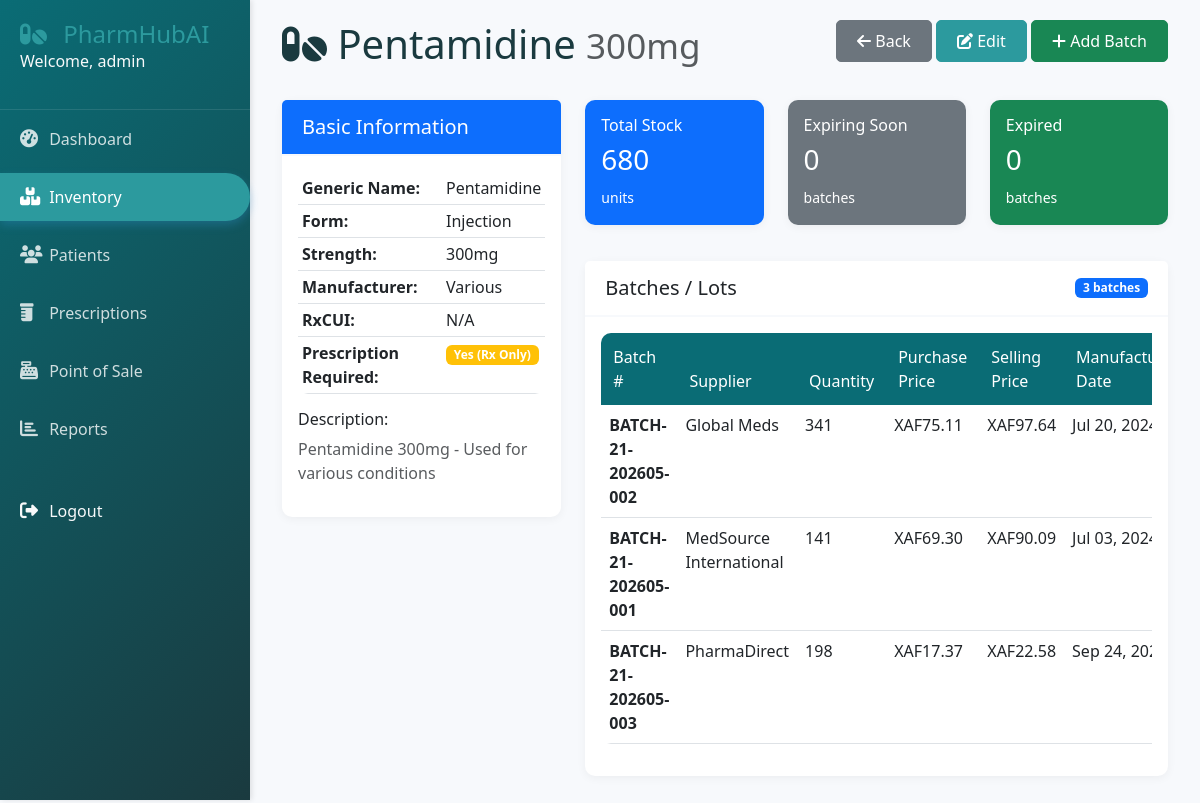
Page /inventory/21/ (signed in) on the committed database.
### inventory/models.py (models this page shows, shortened)
class Drug(models.Model):
    DRUG_FORMS = (
        ('tablet', 'Tablet'),
        ('capsule', 'Capsule'),
        ('liquid', 'Liquid'),
        ('injection', 'Injection'),
        ('cream', 'Cream'),
        ('ointment', 'Ointment'),
        ('inhaler', 'Inhaler'),
    )
    pharmacy = models.ForeignKey('accounts.Pharmacy', on_delete=models.CASCADE, null=True)
    name = models.CharField(max_length=200)
    generic_name = models.CharField(max_length=200)
    rxcui = models.CharField(max_length=20, unique=True, null=True, blank=True)
    form = models.CharField(max_length=20, choices=DRUG_FORMS)
    strength = models.CharField(max_length=50)  # e.g., "500mg"
    manufacturer = models.CharField(max_length=200)
    description = models.TextField(blank=True)
    requires_prescription = models.BooleanField(default=True)
    created_at = models.DateTimeField(auto_now_add=True)
    updated_at = models.DateTimeField(auto_now=True)
    class Meta:
        indexes = [
            models.Index(fields=['name']),
            models.Index(fields=['rxcui']),
        ]

class Batch(models.Model):
    pharmacy = models.ForeignKey('accounts.Pharmacy', on_delete=models.CASCADE, null=True)
    drug = models.ForeignKey(Drug, on_delete=models.CASCADE, related_name='batches')
    supplier = models.ForeignKey(Supplier, on_delete=models.SET_NULL, null=True)
    batch_number = models.CharField(max_length=100, unique=True)
    quantity = models.PositiveIntegerField(default=0)
    purchase_price = models.DecimalField(max_digits=10, decimal_places=2)
    selling_price = models.DecimalField(max_digits=10, decimal_places=2)
    manufacture_date = models.DateField()
    expiry_date = models.DateField()
    created_at = models.DateTimeField(auto_now_add=True)
    updated_at = models.DateTimeField(auto_now=True)
    class Meta:
        indexes = [
            models.Index(fields=['expiry_date']),
            models.Index(fields=['batch_number']),
        ]
    def is_expired(self):
        return self.expiry_date < timezone.now().date()
    def days_until_expiry(self):
        return (self.expiry_date - timezone.now().date()).days

class Supplier(models.Model):
    pharmacy = models.ForeignKey('accounts.Pharmacy', on_delete=models.CASCADE, null=True)
    name = models.CharField(max_length=200)
    contact_person = models.CharField(max_length=100)
    email = models.EmailField()
    phone = models.CharField(max_length=20)
    address = models.TextField()
    created_at = models.DateTimeField(auto_now_add=True)

### inventory/views.py (the view)
# urls.py: path('<int:pk>/', views.inventory_detail, name='detail'),
@login_required
def inventory_detail(request, pk):
    drug = get_object_or_404(Drug, pk=pk)
    batches = drug.batches.all().order_by('expiry_date')
    total_stock = batches.aggregate(Sum('quantity'))['quantity__sum'] or 0
    expiring_soon = batches.filter(
        expiry_date__lte=timezone.now().date() + timedelta(days=30),
        quantity__gt=0
    ).count()
    expired = batches.filter(expiry_date__lt=timezone.now().date()).count()
    context = {
        'drug': drug,
        'batches': batches,
        'total_stock': total_stock,
        'expiring_soon': expiring_soon,
        'expired': expired,
    }
    return render(request, 'inventory/detail.html', context)

### templates/inventory/detail.html (shortened to what this page needs)
{% extends 'base.html' %}
{% block content %}
<div class="container-fluid">
    <div class="row mb-4">
        <div class="col">
            <h1>
                <i class="fas fa-pills"></i> {{ drug.name }}
                <small class="text-muted">{{ drug.strength }}</small>
            </h1>
        </div>
        <div class="col text-end">
            <a href="/inventory/" class="btn btn-secondary">
                <i class="fas fa-arrow-left"></i> Back
            </a>
            <a href="/inventory/{{ drug.id }}/edit/" class="btn btn-primary">
                <i class="fas fa-edit"></i> Edit
            </a>
            <a href="/inventory/{{ drug.id }}/add-batch/" class="btn btn-success">
                <i class="fas fa-plus"></i> Add Batch
            </a>
        </div>
    </div>
    <div class="row">
        <div class="col-md-4">
            <div class="card">
                <div class="card-header bg-primary text-white">
                    <h5 class="mb-0">Basic Information</h5>
                </div>
                <div class="card-body">
                    <table class="table table-sm">
                        <tr>
                            <th>Generic Name:</th>
                            <td>{{ drug.generic_name }}</td>
                        </tr>
                        <tr>
                            <th>Form:</th>
                            <td>{{ drug.get_form_display }}</td>
                        </tr>
                        <tr>
                            <th>Strength:</th>
                            <td>{{ drug.strength }}</td>
                        </tr>
                        <tr>
                            <th>Manufacturer:</th>
                            <td>{{ drug.manufacturer }}</td>
                        </tr>
                        <tr>
                            <th>RxCUI:</th>
                            <td>{{ drug.rxcui|default:"N/A" }}</td>
                        </tr>
                        <tr>
                            <th>Prescription Required:</th>
                            <td>
                                {% if drug.requires_prescription %}
                                    <span class="badge bg-warning">Yes (Rx Only)</span>
                                {% else %}
                                    <span class="badge bg-info">OTC</span>
                                {% endif %}
                            </td>
                        </tr>
                    </table>
                    {% if drug.description %}
                    <div class="mt-3">
                        <h6>Description:</h6>
                        <p class="text-muted">{{ drug.description }}</p>
                    </div>
                    {% endif %}
                </div>
            </div>
        </div>
        <div class="col-md-8">
            <div class="row mb-3">
                <div class="col-md-4">
                    <div class="card text-white bg-primary">
                        <div class="card-body">
                            <h6>Total Stock</h6>
                            <h3>{{ total_stock }}</h3>
                            <small>units</small>
                        </div>
                    </div>
                </div>
                <div class="col-md-4">
                    <div class="card text-white {% if expiring_soon > 0 %}bg-warning{% else %}bg-secondary{% endif %}">
                        <div class="card-body">
                            <h6>Expiring Soon</h6>
                            <h3>{{ expiring_soon }}</h3>
                            <small>batches</small>
                        </div>
                    </div>
                </div>
                <div class="col-md-4">
                    <div class="card text-white {% if expired > 0 %}bg-danger{% else %}bg-success{% endif %}">
                        <div class="card-body">
                            <h6>Expired</h6>
                            <h3>{{ expired }}</h3>
                            <small>batches</small>
                        </div>
                    </div>
                </div>
            </div>
            <div class="card">
                <div class="card-header d-flex justify-content-between align-items-center">
                    <h5 class="mb-0">Batches / Lots</h5>
                    <span class="badge bg-primary">{{ batches.count }} batches</span>
                </div>
                <div class="card-body">
                    {% if batches %}
                    <div class="table-responsive">
                        <table class="table table-hover">
                            <thead>
                                <tr>
                                    <th>Batch #</th>
                                    <th>Supplier</th>
                                    <th>Quantity</th>
                                    <th>Purchase Price</th>
                                    <th>Selling Price</th>
                                    <th>Manufacture Date</th>
                                </tr>
                            </thead>
                            <tbody>
                                {% for batch in batches %}
                                <tr class="{% if batch.is_expired %}table-danger{% elif batch.days_until_expiry <= 30 %}table-warning{% endif %}">
                                    <td><strong>{{ batch.batch_number }}</strong></td>
                                    <td>{{ batch.supplier.name|default:"N/A" }}</td>
                                    <td>{{ batch.quantity }}</td>
                                    <td>XAF{{ batch.purchase_price|floatformat:2 }}</td>
                                    <td>XAF{{ batch.selling_price|floatformat:2 }}</td>
                                    <td>{{ batch.manufacture_date|date:"M d, Y" }}</td>
                                </tr>
                                {% endfor %}
                            </tbody>
                        </table>
                    </div>
                    {% endif %}
                </div>
            </div>
        </div>
    </div>
</div>
{% endblock %}

### templates/base.html (shortened to what this page needs)
<!DOCTYPE html>
<html lang="en">
<head>
    <link href="https://cdn.jsdelivr.net/npm/bootstrap@5.3.0-alpha1/dist/css/bootstrap.min.css" rel="stylesheet">
    <link rel="stylesheet" href="https://cdnjs.cloudflare.com/ajax/libs/font-awesome/6.4.0/css/all.min.css">
    {% load static %}
    <link rel="stylesheet" href="{% static 'css/style.css' %}">
</head>
<body>
    {% if user.is_authenticated %}
    <div class="sidebar">
        <div class="sidebar-header">
            <a style="text-decoration: none; color: #2c9a9e;" href="{%url 'accounts:landing_page'%}"><h3><i class="fas fa-pills"></i> PharmHubAI</h3></a>
            <p class="text-light">Welcome, {{ user.get_full_name|default:user.username }}</p>
        </div>
        <ul class="nav flex-column">
            <li class="nav-item">
                <a class="nav-link {% if request.path == '/dashboard' %}active{% endif %}" href="/dashboard/">
                    <i class="fas fa-tachometer-alt"></i> Dashboard
                </a>
            </li>
            <li class="nav-item">
                <a class="nav-link {% if '/inventory' in request.path %}active{% endif %}" href="/inventory/">
                    <i class="fas fa-boxes"></i> Inventory
                </a>
            </li>
            <li class="nav-item">
                <a class="nav-link {% if '/patients' in request.path %}active{% endif %}" href="/patients/">
                    <i class="fas fa-users"></i> Patients
                </a>
            </li>
            <li class="nav-item">
                <a class="nav-link {% if '/prescriptions' in request.path %}active{% endif %}" href="/prescriptions/">
                    <i class="fas fa-prescription-bottle"></i> Prescriptions
                </a>
            </li>
            <li class="nav-item">
                <a class="nav-link {% if '/sales' in request.path %}active{% endif %}" href="/sales/pos/">
                    <i class="fas fa-cash-register"></i> Point of Sale
                </a>
            </li>
            <li class="nav-item">
                <a class="nav-link {% if '/reports' in request.path %}active{% endif %}" href="/reports/">
                    <i class="fas fa-chart-bar"></i> Reports
                </a>
            </li>
            <li class="nav-item mt-4">
                <a class="nav-link text-light" href="/logout/">
                    <i class="fas fa-sign-out-alt"></i> Logout
                </a>
            </li>
        </ul>
    </div>
    {% endif %}
    <div class="main-content">
        {% block content %}{% endblock %}
    </div>
</body>
</html>

### static/css/style.css (style rules this page uses)
:root { --primary-color: #0a6c75; --secondary-color: #2c9a9e; --success-color: #10b981; --danger-color: #ef4444; --warning-color: #f59e0b; --light-bg: #f7f9fc; --dark-text: #1a3a3f; --sidebar-width: 250px; }
body { font-family: 'Segoe UI', Tahoma, Geneva, Verdana, sans-serif; background-color: var(--light-bg); color: var(--dark-text); overflow-x: hidden; }
.sidebar { position: fixed; left: 0; top: 0; height: 100vh; width: var(--sidebar-width); background: linear-gradient(135deg, var(--primary-color), var(--dark-text)); color: white; padding: 20px 0; box-shadow: 2px 0 5px rgba(0,0,0,0.1); z-index: 1000; }
.sidebar-header { padding: 0 20px 20px; border-bottom: 1px solid rgba(255,255,255,0.1); }
.sidebar-header a { text-decoration: none; }
.sidebar-header h3 { margin: 0; font-size: 24px; font-weight: 300; }
.sidebar-header h3 i { color: var(--secondary-color); margin-right: 10px; }
.sidebar .nav-link { color: rgba(255,255,255,0.8); padding: 12px 20px; margin: 5px 0; transition: all 0.3s; border-radius: 0 30px 30px 0; }
.sidebar .nav-link.active { background-color: var(--secondary-color); color: white; box-shadow: 0 4px 10px rgba(52, 152, 219, 0.3); }
.sidebar .nav-link i { width: 25px; font-size: 18px; }
.main-content { margin-left: var(--sidebar-width); padding: 20px; min-height: 100vh; }
.card { border: none; border-radius: 10px; box-shadow: 0 2px 10px rgba(0,0,0,0.05); transition: transform 0.3s, box-shadow 0.3s; margin-bottom: 20px; }
.card-header { background-color: white; border-bottom: 2px solid var(--light-bg); padding: 15px 20px; font-weight: 600; }
.table { background-color: white; border-radius: 10px; overflow: hidden; }
.table thead th { background-color: var(--primary-color); color: white; font-weight: 500; border: none; padding: 12px; }
.btn { border-radius: 5px; padding: 8px 20px; font-weight: 500; transition: all 0.3s; }
.btn-primary { background-color: var(--secondary-color); border-color: var(--secondary-color); }

### rows in the picture
Drug: name "Pentamidine", strength "300mg", generic_name "Pentamidine", form "Injection", manufacturer "Various", rxcui "N/A", description "Pentamidine 300mg - Used for various conditions"
Batch: batch_number "BATCH-21-202605-002", supplier.name "Global Meds", quantity "341", purchase_price "75.11", selling_price "97.64", manufacture_date "Jul 20,…"
Batch: batch_number "BATCH-21-202605-001", supplier.name "MedSource International", quantity "141", purchase_price "69.30", selling_price "90.09", manufacture_date "Jul 03,…"
Batch: batch_number "BATCH-21-202605-003", supplier.name "PharmaDirect", quantity "198", purchase_price "17.37", selling_price "22.58", manufacture_date "Sep 24,…"

### other values in the picture
{{ user.get_full_name|default:user.username }} "admin"
{{ total_stock }} "680"
{{ expiring_soon }} "0"
{{ expired }} "0"
{{ batches.count }} "3"
